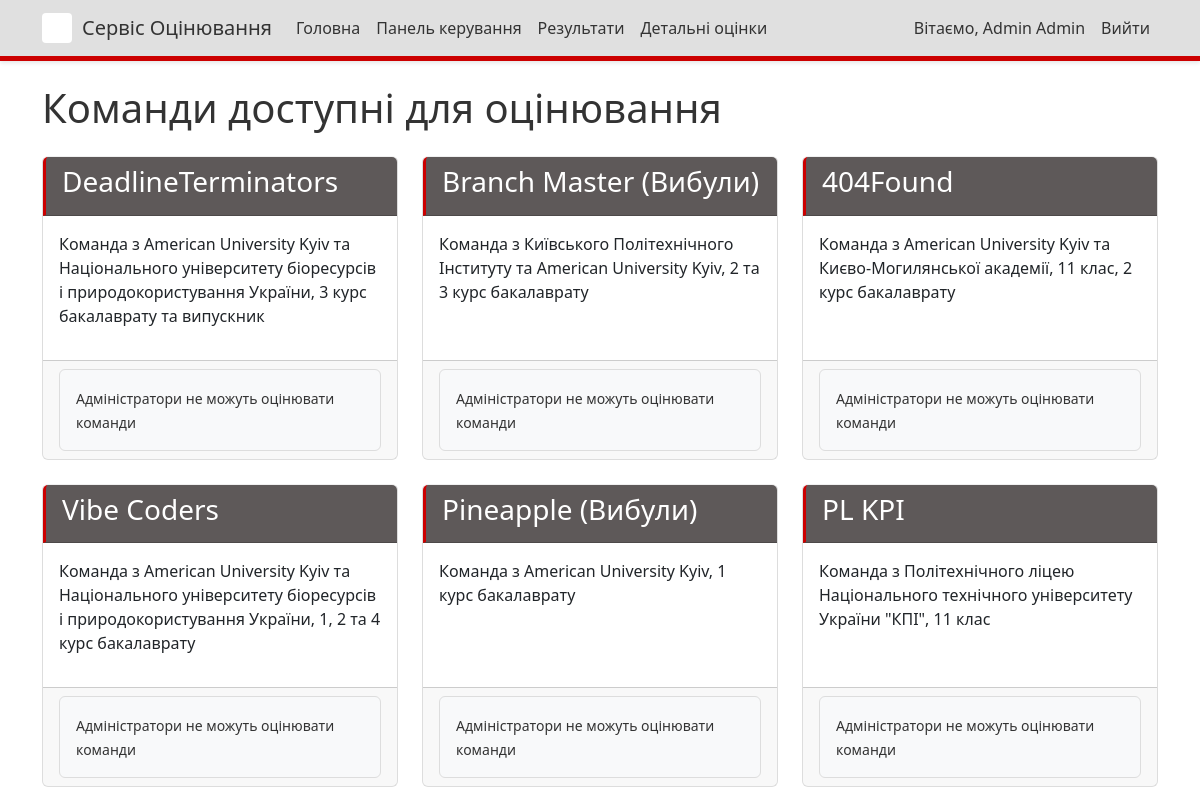
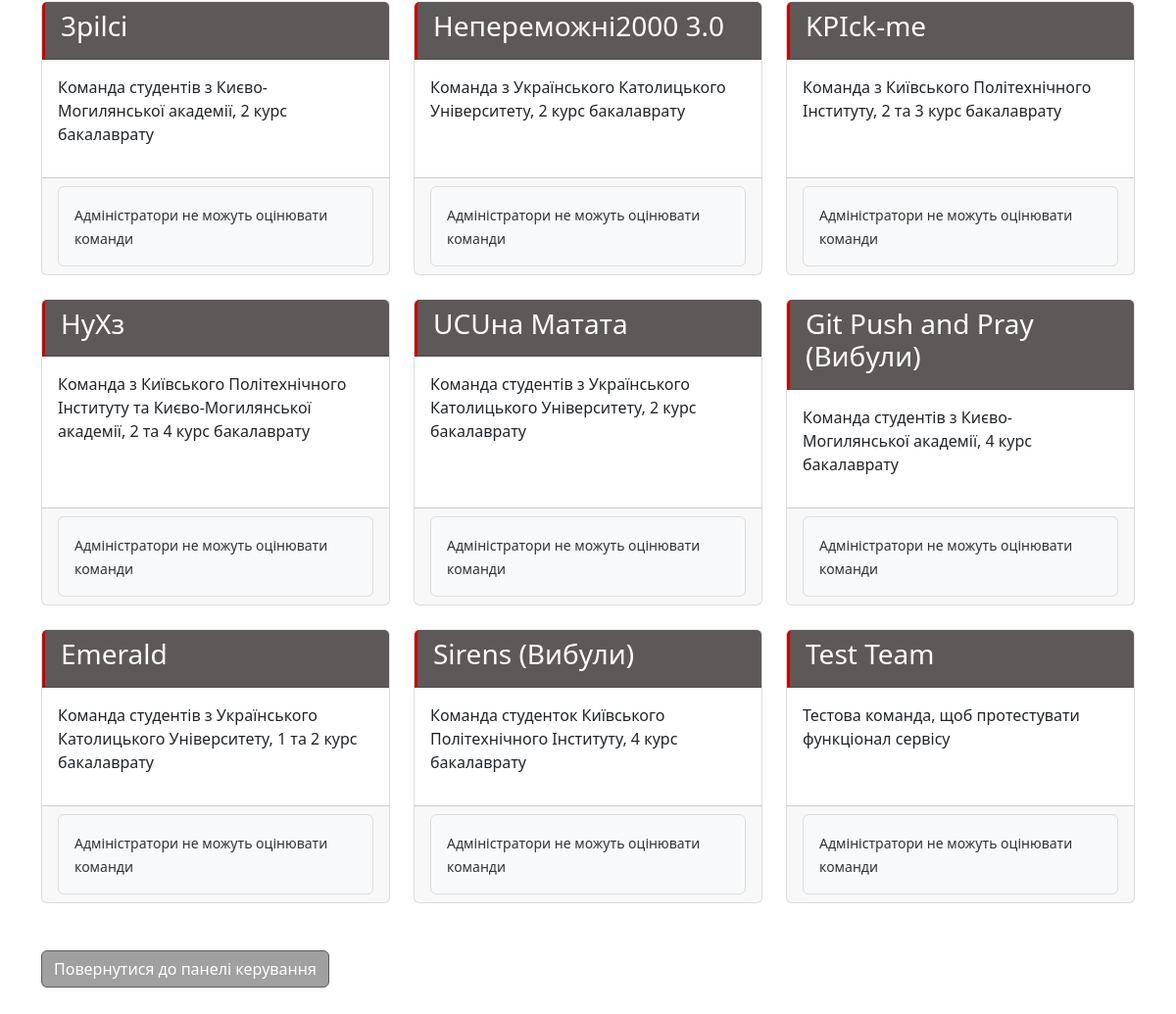
Page /teams/ (signed in) on the committed database (2 pictures, top to bottom).
### judging/models.py (models this page shows, shortened)
class Team(models.Model):
    name = models.CharField(max_length=100)
    description = models.TextField(blank=True)
    members = models.TextField(blank=True, help_text="List of team members, one per line")
    members_info = models.TextField(blank=True, help_text="Additional information about team members in format: Student - leader, university, year of study")
    service = models.CharField(max_length=1, choices=SERVICE_CHOICES, blank=True, null=True, help_text="Service vector for the team")

### judging/views.py (the view)
# urls.py: path('teams/', views.team_list, name='team_list'),
@login_required
def team_list(request):
    teams = Team.objects.all()
    judged_teams = set()
    if not (request.user.is_staff or request.user.is_superuser):
        judged_teams = set(Score.objects.filter(judge=request.user).values_list('team_id', flat=True).distinct())
    return render(request, 'judging/team_list.html', {
        'teams': teams,
        'judged_teams': judged_teams
    })

### judging/templates/judging/team_list.html (shortened to what this page needs)
{% extends 'judging/base.html' %}
{% block content %}
<h1 class="mb-4">Команди доступні для оцінювання</h1>
<div class="row">
    {% if teams %}
        {% for team in teams %}
        <div class="col-md-4 mb-4">
            <div class="card h-100">
                <div class="card-header">
                    <h3>{{ team.name }}</h3>
                </div>
                <div class="card-body">
                    <p>{{ team.description }}</p>
                </div>
                <div class="card-footer">
                    {% if not user.is_staff and not user.is_superuser %}
                    <div class="d-flex align-items-center">
                        {% if team.id in judged_teams %}
                        <span class="already-judged">Вже оцінено</span>
                        {% endif %}
                        <a href="{% url 'judge_team' team.id %}" class="btn btn-primary">Оцінити цю команду</a>
                    </div>
                    {% else %}
                    <div class="alert alert-info mb-0">
                        <small>Адміністратори не можуть оцінювати команди</small>
                    </div>
                    {% endif %}
                </div>
            </div>
        </div>
        {% endfor %}
    {% else %}
    <div class="col-12">
        <div class="alert alert-info">
            На даний момент немає команд, доступних для оцінювання.
        </div>
    </div>
    {% endif %}
</div>
<div class="mt-4">
    <a href="{% url 'dashboard' %}" class="btn btn-secondary">Повернутися до панелі керування</a>
</div>
{% endblock %}

### judging/templates/judging/base.html (shortened to what this page needs)
<!DOCTYPE html>
<html lang="uk">
<head>
    <link href="https://cdn.jsdelivr.net/npm/bootstrap@5.3.0-alpha1/dist/css/bootstrap.min.css" rel="stylesheet">
    {% load static %}
    <link href="{% static 'judging/css/custom.css' %}" rel="stylesheet">
</head>
<body>
    <nav class="navbar navbar-expand-md navbar-light fixed-top">
        <div class="container">
            <div class="d-flex align-items-center">
                <div class="logo-container">
                </div>
                <a class="navbar-brand" href="{% url 'home' %}">Сервіс Оцінювання</a>
            </div>
            <div class="collapse navbar-collapse" id="navbarNav">
                <ul class="navbar-nav me-auto">
                    <li class="nav-item">
                        <a class="nav-link" href="{% url 'home' %}">Головна</a>
                    </li>
                    {% if user.is_authenticated %}
                    <li class="nav-item">
                        <a class="nav-link" href="{% url 'dashboard' %}">Панель керування</a>
                    </li>
                    {% endif %}
                    <li class="nav-item">
                        <a class="nav-link" href="{% url 'results' %}">Результати</a>
                    </li>
                    {% if user.is_authenticated and user.is_staff %}
                    <li class="nav-item">
                        <a class="nav-link" href="{% url 'admin_detailed_scores' %}">Детальні оцінки</a>
                    </li>
                    {% endif %}
                </ul>
                <ul class="navbar-nav">
                    {% if user.is_authenticated %}
                    <li class="nav-item">
                        <span class="nav-link">Вітаємо, {{ user.first_name }} {{ user.last_name }}</span>
                    </li>
                    <li class="nav-item">
                        <a class="nav-link" href="{% url 'login' %}">Вийти</a>
                    </li>
                    {% else %}
                    <li class="nav-item">
                        <a class="nav-link" href="{% url 'login' %}">Увійти</a>
                    </li>
                    {% endif %}
                </ul>
            </div>
        </div>
    </nav>
    <div class="container mt-4">
        {% block content %}{% endblock %}
    </div>
</body>
</html>

### judging/static/judging/css/custom.css (style rules this page uses)
.navbar { background-color: #e0e0e0 !important; box-shadow: 0 2px 4px rgba(0, 0, 0, 0.1); border-bottom: 5px solid #cc0000 !important; }
.navbar-light .navbar-brand, .navbar-light .nav-link { color: #333333 !important; }
.btn-secondary { background-color: #a0a0a0 !important; border-color: #5e5959 !important; }
.card-header { background-color: #5e5959 !important; color: #ffffff !important; border-left: 3px solid #cc0000 !important; }
.card { border-color: #dddddd !important; border-top: 1px solid #f0f0f0 !important; }
.alert-info { background-color: #f8f9fa !important; border-color: #dddddd !important; color: #333333 !important; }
body { background-color: #ffffff !important; color: #333333 !important; }
.logo-container { height: 30px !important; width: 30px !important; background-color: #ffffff !important; margin-right: 10px !important; display: flex !important; align-items: center !important; justify-content: center !important; border-radius: 4px !important; }

### judging/templates/judging/base.html (style rules this page uses)
body { padding-top: 60px; padding-bottom: 40px; }

### rows in the picture
Team: name "DeadlineTerminators", description "Команда з American University Kyiv та Національного університету біоресурсів і природокористування України, 3 курс бакалаврату та випускник"
Team: name "Branch Master (Вибули)", description "Команда з Київського Політехнічного Інституту та American University Kyiv, 2 та 3 курс бакалаврату"
Team: name "404Found", description "Команда з American University Kyiv та Києво-Могилянської академії, 11 клас, 2 курс бакалаврату"
Team: name "Vibe Coders", description "Команда з American University Kyiv та Національного університету біоресурсів і природокористування України, 1, 2 та 4 курс бакалаврату"
Team: name "Pineapple (Вибули)", description "Команда з American University Kyiv, 1 курс бакалаврату"
Team: name "PL KPI", description "Команда з Політехнічного ліцею Національного технічного університету України \"КПІ\", 11 клас"
Team: name "3pilci", description "Команда студентів з Києво-Могилянської академії, 2 курс бакалаврату"
Team: name "Непереможні2000 3.0", description "Команда з Українського Католицького Університету, 2 курс бакалаврату"
Team: name "KPIck-me", description "Команда з Київського Політехнічного Інституту, 2 та 3 курс бакалаврату"
Team: name "НуХз", description "Команда з Київського Політехнічного Інституту та Києво-Могилянської академії, 2 та 4 курс бакалаврату"
Team: name "UCUна Матата", description "Команда студентів з Українського Католицького Університету, 2 курс бакалаврату"
Team: name "Git Push and Pray (Вибули)", description "Команда студентів з Києво-Могилянської академії, 4 курс бакалаврату"
Team: name "Emerald", description "Команда студентів з Українського Католицького Університету, 1 та 2 курс бакалаврату"
Team: name "Sirens (Вибули)", description "Команда студенток Київського Політехнічного Інституту, 4 курс бакалаврату"
Team: name "Test Team", description "Тестова команда, щоб протестувати функціонал сервісу"

### other values in the picture
{{ user.first_name }} "Admin"
{{ user.last_name }} "Admin"
